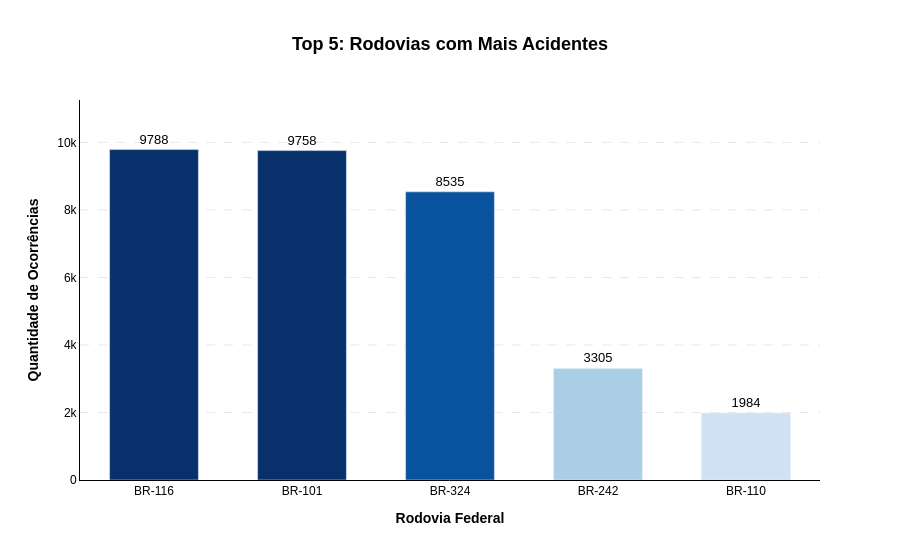

The code cell stored with this chart in its notebook:
### Code cell
# =========================================================
# GRÁFICO 2: Top 5 Rodovias (Ajuste da cor da menor barra)
# =========================================================
query_br = """
    SELECT l.br, COUNT(f.sk_sinistro) as qtd_acidentes, SUM(f.qtd_mortos) as total_mortos
    FROM ft_sinistros f
    JOIN dm_local l ON f.sk_local = l.sk_local
    GROUP BY l.br
    ORDER BY qtd_acidentes DESC
    LIMIT 5;
"""
df_br = pd.read_sql(query_br, engine)
df_br['br'] = 'BR-' + df_br['br'].astype(str)

valor_maximo = df_br['qtd_acidentes'].max()

# A mágica está no 'range_color', forçando a cor mais clara a ser o número 0
fig2 = px.bar(df_br, x='br', y='qtd_acidentes', color='qtd_acidentes',
              title='<b>Top 5: Rodovias com Mais Acidentes</b>',
              text='qtd_acidentes',
              color_continuous_scale='Blues',
              range_color=[0, valor_maximo]) 

fig2.update_traces(textposition="outside", cliponaxis=False) 
fig2 = aplicar_estilo_tcc(fig2, "Rodovia Federal", "Quantidade de Ocorrências")

fig2.update_layout(
    coloraxis_showscale=False,
    bargap=0.4  # Deixa as barras mais estreitas
)

fig2.update_yaxes(range=[0, valor_maximo * 1.15]) 

fig2.show()

### Figure 1 — Plotly figure (JSON) as saved in the notebook; plotly's stock layout.template omitted (floating-point values rounded to 4 significant figures)
{"data": [{"alignmentgroup": "True", "cliponaxis": false, "hovertemplate": "br=%{x}<br>qtd_acidentes=%{marker.color}<extra></extra>", "legendgroup": "", "marker": {"color": [9788, 9758, 8535, 3305, 1984], "coloraxis": "coloraxis", "pattern": {"shape": ""}}, "name": "", "offsetgroup": "", "orientation": "v", "showlegend": false, "text": [9788, 9758, 8535, 3305, 1984], "textfont": {"color": "black", "family": "Arial", "size": 13}, "textposition": "outside", "type": "bar", "x": ["BR-116", "BR-101", "BR-324", "BR-242", "BR-110"], "xaxis": "x", "y": [9788, 9758, 8535, 3305, 1984], "yaxis": "y"}], "layout": {"bargap": 0.4, "barmode": "relative", "coloraxis": {"cmax": 9788, "cmin": 0, "colorbar": {"title": {"text": "qtd_acidentes"}}, "colorscale": [[0, "rgb(247,251,255)"], [0.125, "rgb(222,235,247)"], [0.25, "rgb(198,219,239)"], [0.375, "rgb(158,202,225)"], [0.5, "rgb(107,174,214)"], [0.625, "rgb(66,146,198)"], [0.75, "rgb(33,113,181)"], [0.875, "rgb(8,81,156)"], [1, "rgb(8,48,107)"]], "showscale": false}, "font": {"color": "black", "family": "Arial"}, "legend": {"tracegroupgap": 0}, "paper_bgcolor": "white", "plot_bgcolor": "white", "title": {"font": {"color": "black", "family": "Arial", "size": 18}, "text": "<b>Top 5: Rodovias com Mais Acidentes</b>", "x": 0.5}, "xaxis": {"anchor": "y", "domain": [0, 1], "linecolor": "black", "linewidth": 1, "showgrid": false, "showline": true, "title": {"text": "<b>Rodovia Federal</b>"}}, "yaxis": {"anchor": "x", "domain": [0, 1], "gridcolor": "#E5E7EB", "griddash": "dash", "gridwidth": 1, "linecolor": "black", "linewidth": 1, "range": [0, 11260.0], "showgrid": true, "showline": true, "title": {"text": "<b>Quantidade de Ocorrências</b>"}}}}
